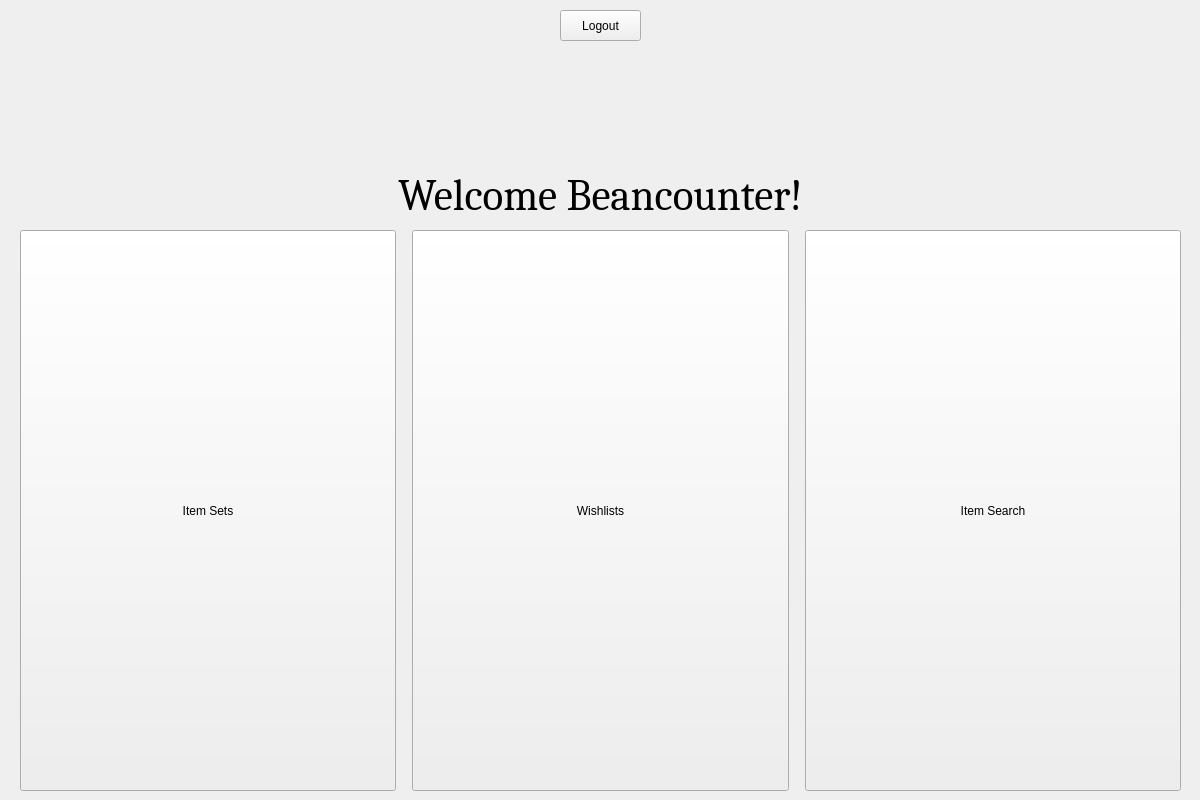
<?xml version="1.0" encoding="UTF-8"?>
<ui version="4.0">
 <class>MainMenu</class>
 <widget class="QWidget" name="MainMenu">
  <property name="geometry">
   <rect>
    <x>0</x>
    <y>0</y>
    <width>1200</width>
    <height>800</height>
   </rect>
  </property>
  <property name="windowTitle">
   <string>Form</string>
  </property>
  <widget class="QWidget" name="horizontalLayoutWidget">
   <property name="geometry">
    <rect>
     <x>20</x>
     <y>230</y>
     <width>1161</width>
     <height>561</height>
    </rect>
   </property>
   <layout class="QHBoxLayout" name="horizontalLayout">
    <property name="spacing">
     <number>16</number>
    </property>
    <property name="sizeConstraint">
     <enum>QLayout::SetDefaultConstraint</enum>
    </property>
    <item>
     <widget class="QPushButton" name="itemSetButton">
      <property name="sizePolicy">
       <sizepolicy hsizetype="Minimum" vsizetype="Minimum">
        <horstretch>0</horstretch>
        <verstretch>0</verstretch>
       </sizepolicy>
      </property>
      <property name="text">
       <string>Item Sets</string>
      </property>
     </widget>
    </item>
    <item>
     <widget class="QPushButton" name="wishListButton">
      <property name="sizePolicy">
       <sizepolicy hsizetype="Minimum" vsizetype="Minimum">
        <horstretch>0</horstretch>
        <verstretch>0</verstretch>
       </sizepolicy>
      </property>
      <property name="text">
       <string>Wishlists</string>
      </property>
     </widget>
    </item>
    <item>
     <widget class="QPushButton" name="itemSearchButton">
      <property name="sizePolicy">
       <sizepolicy hsizetype="Minimum" vsizetype="Minimum">
        <horstretch>0</horstretch>
        <verstretch>0</verstretch>
       </sizepolicy>
      </property>
      <property name="text">
       <string>Item Search</string>
      </property>
     </widget>
    </item>
   </layout>
  </widget>
  <widget class="QLabel" name="welcomeLabel">
   <property name="geometry">
    <rect>
     <x>20</x>
     <y>160</y>
     <width>1161</width>
     <height>61</height>
    </rect>
   </property>
   <property name="font">
    <font>
     <family>Cambria</family>
     <pointsize>32</pointsize>
    </font>
   </property>
   <property name="text">
    <string>Welcome Beancounter!</string>
   </property>
   <property name="alignment">
    <set>Qt::AlignBottom|Qt::AlignHCenter</set>
   </property>
  </widget>
  <widget class="QPushButton" name="logoutButton">
   <property name="geometry">
    <rect>
     <x>560</x>
     <y>10</y>
     <width>81</width>
     <height>31</height>
    </rect>
   </property>
   <property name="text">
    <string>Logout</string>
   </property>
  </widget>
 </widget>
 <resources/>
 <connections/>
</ui>
